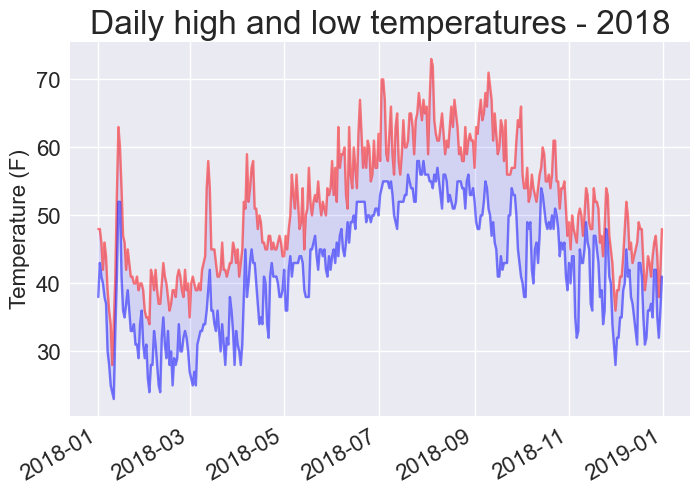

Write the Python code that produced this figure.
import csv 
from datetime import datetime

import matplotlib.pyplot as plt

filename = 'data/sitka_weather_2018_simple.csv'
with open(filename) as f:
    reader = csv.reader(f)
    header_row = next(reader)

    # Get dates, and high and low temperature from this file.
    dates, highs, lows = [], [], []
    for row in reader:
        current_date = datetime.strptime(row[2], '%Y-%m-%d')
        high = int(row[5])
        low = int(row[6])
        dates.append(current_date)
        highs.append(high)
        lows.append(low)

    # Plot the high temperatures.
    plt.style.use('seaborn-v0_8')
    fig, ax = plt.subplots()
    ax.plot(dates, highs, c='red', alpha=0.5)
    ax.plot(dates, lows, c='blue', alpha=0.5)
    plt.fill_between(dates, highs, lows, facecolor='blue', alpha=0.1)

    # Format plot.
    plt.title("Daily high and low temperatures - 2018", fontsize=24)
    plt.xlabel('', fontsize=16)
    fig.autofmt_xdate()
    plt.ylabel("Temperature (F)", fontsize=16)
    plt.tick_params(axis='both', which='major', labelsize=16)

    plt.savefig('sitka_highs_lows.png', bbox_inches='tight')